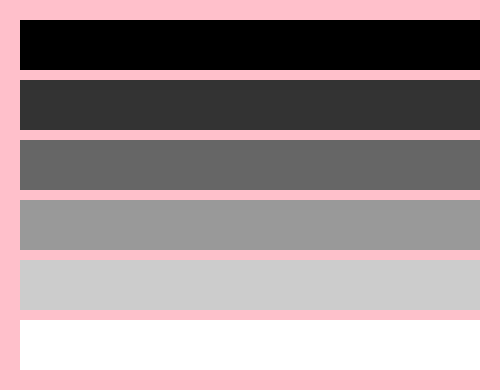
Frame 1 (no input)
Frame 60 (no input): identical to frame 1, image omitted
Frame 120 (the mouse pressed at the canvas centre since frame 60): identical to frame 1, image omitted

The p5.js sketch that drew this single still picture (run headless with seeded random() and noise() and a simulated clock; from frame 60 on, the mouse is pressed at the canvas centre):

// p5.js sketch
// ── sketch.js
function setup() {
    // first we need to specify our canvas size
    createCanvas( 500, 390 );

    background( 'pink' );
}

function draw() {

    // specify no stroke for all shapes
    noStroke();

    // specify a fill value for each shape
    // these should move from black to white
    fill(0);
    rect(20, 20, 460, 50 );

    fill(51);
    rect(20, 80, 460, 50 );

    fill(102);
    rect(20, 140, 460, 50 );

    fill(153);
    rect(20, 200, 460, 50 );

    fill(204);
    rect(20, 260, 460, 50 );

    fill(255);
    rect(20, 320, 460, 50 );
}
